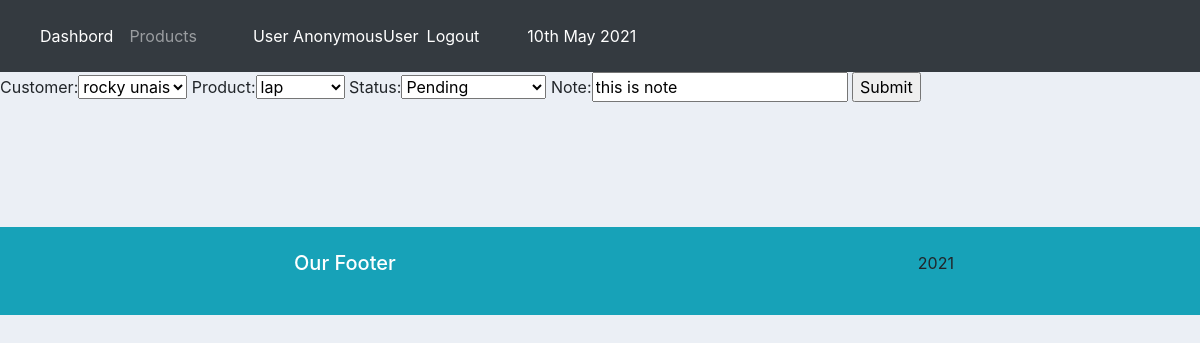
The page /update_order/3/ on the database its author committed.
### leads/models.py (models this page shows, shortened)
class Order(models.Model):
    STATUS = (
        ('Out For Delivery','Out For Delivery'),
         ('Pending','Pending'),
        ('Delivered','Delivered')
    )
    customer = models.ForeignKey(Customer , null=True,on_delete = models.SET_NULL)
    product = models.ForeignKey(Product , null=True,on_delete = models.SET_NULL)
    status = models.CharField(max_length=200,null=True,choices=STATUS)
    date_created = models.DateTimeField(auto_now_add=True,null=True)
    note = models.CharField(max_length=500, null=True)

### leads/views.py (the view)
# urls.py: path('update_order/<str:pk>/',views.updateOrder,name="updateorder"),
def updateOrder(request,pk):
    order = Order.objects.get(id=pk)
    form = OrderForm(instance=order)
    if request.method == 'POST':
        form = OrderForm(request.POST,instance=order)
        if form.is_valid():
            form.save()
            return redirect('/')
    context = {
        'form':form
    }
    return render (request,'accounts/create.html',context)

### leads/forms.py
class OrderForm(ModelForm):
    class Meta:
        model = Order
        fields = '__all__'

### leads/models.py (called while the page is built)
    def __str__(self):
        return self.name

    def __str__(self):
        return self.name

### leads/templates/accounts/create.html (shortened to what this page needs)
{% extends 'accounts/main.html'  %}
{% load static %}
{% block content%}
<form action="" method="POST">
    {{form}}
    <input type="submit" name="submit" >
</form>
{% endblock %}

### static/css/style.css (style rules this page uses)
body { background-color: #ebeff5; }

### rows shown on the page
Order: customer "rocky unais", product "lap", status "Pending", note "this is note"

### other values the page prints
{{ request.user }} "AnonymousUser"
